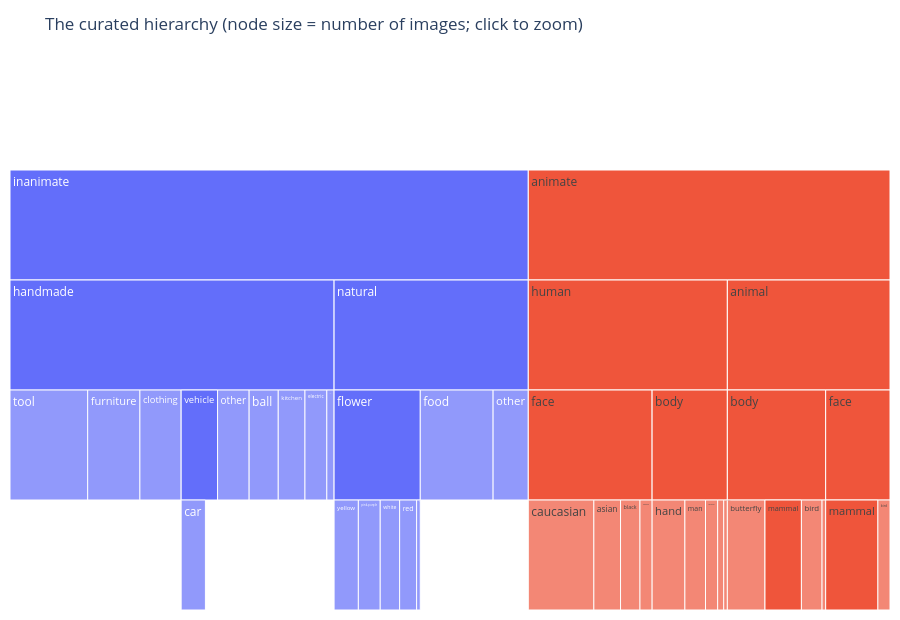

Write notebook code for a chart like this one.
### Markdown cell above
## 1. How is the tree built?

Categories per level, and how unevenly the images are spread over them.

### Code cell
ts.fig_tree(PARTS).show()
print(ts.categories_per_level(PARTS).to_string())

### Figure 1 — Plotly figure (JSON) as saved in the notebook; plotly's stock layout.template omitted (floating-point values rounded to 4 significant figures)
{"data": [{"branchvalues": "total", "hovertemplate": "%{id}<br>%{value} images<extra></extra>", "ids": ["animate", "inanimate", "animate/animal", "animate/human", "inanimate/handmade", "inanimate/natural", "animate/animal/body", "animate/animal/face", "animate/human/body", "animate/human/face", "inanimate/handmade/ball", "inanimate/handmade/clothing", "inanimate/handmade/electric", "inanimate/handmade/food", "inanimate/handmade/furniture", "inanimate/handmade/kitchen", "inanimate/handmade/other", "inanimate/handmade/tool", "inanimate/handmade/vehicle", "inanimate/natural/flower", "inanimate/natural/food", "inanimate/natural/other", "animate/animal/body/bird", "animate/animal/body/butterfly", "animate/animal/body/fish", "animate/animal/body/mammal", "animate/animal/face/bird", "animate/animal/face/mammal", "animate/human/body/child", "animate/human/body/clown", "animate/human/body/hand", "animate/human/body/man", "animate/human/body/woman", "animate/human/face/asian", "animate/human/face/black", "animate/human/face/caucasian", "animate/human/face/hispanic", "inanimate/handmade/vehicle/car", "inanimate/natural/flower/blue", "inanimate/natural/flower/pink-purple", "inanimate/natural/flower/red", "inanimate/natural/flower/white", "inanimate/natural/flower/yellow", "animate/animal/body/mammal/canine", "animate/animal/body/mammal/feline", "animate/animal/body/mammal/hooved", "animate/animal/body/mammal/marsupial", "animate/animal/body/mammal/primate", "animate/animal/body/mammal/rodent", "animate/animal/face/mammal/bear", "animate/animal/face/mammal/canine", "animate/animal/face/mammal/feline", "animate/animal/face/mammal/hooved", "animate/animal/face/mammal/primate", "animate/animal/face/mammal/rodent"], "labels": ["animate", "inanimate", "animal", "human", "handmade", "natural", "body", "face", "body", "face", "ball", "clothing", "electric", "food", "furniture", "kitchen", "other", "tool", "vehicle", "flower", "food", "other", "bird", "butterfly", "fish", "mammal", "bird", "mammal", "child", "clown", "hand", "man", "woman", "asian", "black", "caucasian", "hispanic", "car", "blue", "pink-purple", "red", "white", "yellow", "canine", "feline", "hooved", "marsupial", "primate", "rodent", "bear", "canine", "feline", "hooved", "primate", "rodent"], "maxdepth": 4, "parents": ["", "", "animate", "animate", "inanimate", "inanimate", "animate/animal", "animate/animal", "animate/human", "animate/human", "inanimate/handmade", "inanimate/handmade", "inanimate/handmade", "inanimate/handmade", "inanimate/handmade", "inanimate/handmade", "inanimate/handmade", "inanimate/handmade", "inanimate/handmade", "inanimate/natural", "inanimate/natural", "inanimate/natural", "animate/animal/body", "animate/animal/body", "animate/animal/body", "animate/animal/body", "animate/animal/face", "animate/animal/face", "animate/human/body", "animate/human/body", "animate/human/body", "animate/human/body", "animate/human/body", "animate/human/face", "animate/human/face", "animate/human/face", "animate/human/face", "inanimate/handmade/vehicle", "inanimate/natural/flower", "inanimate/natural/flower", "inanimate/natural/flower", "inanimate/natural/flower", "inanimate/natural/flower", "animate/animal/body/mammal", "animate/animal/body/mammal", "animate/animal/body/mammal", "animate/animal/body/mammal", "animate/animal/body/mammal", "animate/animal/body/mammal", "animate/animal/face/mammal", "animate/animal/face/mammal", "animate/animal/face/mammal", "animate/animal/face/mammal", "animate/animal/face/mammal", "animate/animal/face/mammal"], "tiling": {"orientation": "v"}, "type": "icicle", "values": [298, 427, 134, 164, 267, 160, 81, 53, 62, 102, 24, 34, 18, 6, 43, 22, 26, 64, 30, 71, 60, 29, 17, 31, 3, 30, 10, 43, 5, 3, 27, 17, 10, 22, 16, 54, 10, 20, 3, 18, 14, 16, 20, 8, 4, 10, 1, 2, 5, 1, 4, 6, 12, 19, 1]}], "layout": {"height": 620, "margin": {"b": 10, "l": 10, "r": 10, "t": 60}, "title": {"text": "The curated hierarchy (node size = number of images; click to zoom)"}}}
